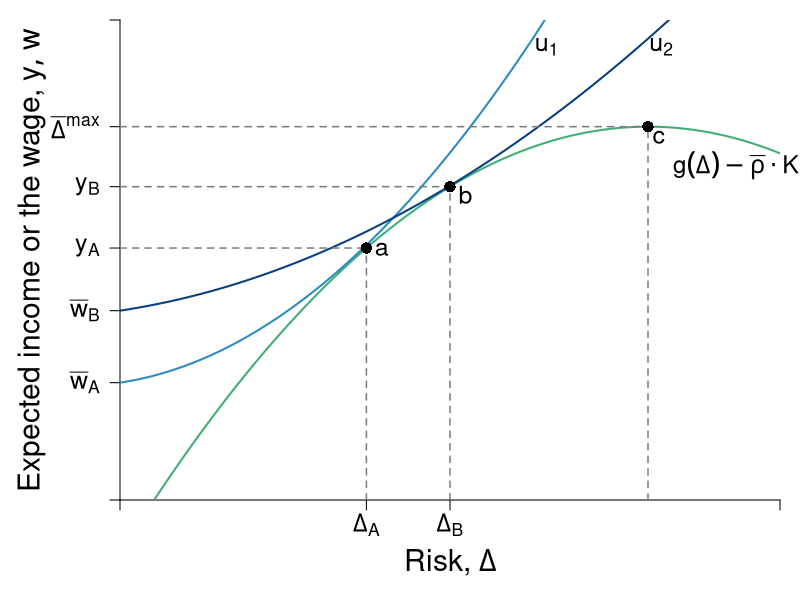

Generate this figure with R:
require(ggplot2)
require(shape)
pdf(file = "capitalism/risk_contrast.pdf", width = 9, height = 7)

#Set parameters for graphics
axislabelsize <- 1.8
labelsize <- 1.5
namesize <- 1.8
annotatesize <- 1.5
graphlinewidth <- 2
segmentlinewidth <- 1.5
a <- c(2, 4, 6)


COL <- c("#7fc97f", "#beaed4", "#fdc086", "#ffff99", "#386cb0", "#f0027f", "#bf5b17", "#666666")
COLA <- c("#e0f3db", "#99d8c9","#66c2a4","#41ae76", "#238b45", "#005824")
COLB <- c("#c6dbef", "#4eb3d3", "#2b8cbe", "#0868ac","#084081")
COLC <- c("#fcfbfd", "#efedf5", "#dadaeb", "#bcbddc", "#9e9ac8", "#807dba", "#6a51a3", "#54278f", "#3f007d")
grays <- gray.colors(25, start = 1, end = 0, alpha = 1)

par(mar =  c(5, 6, 1, 1))
xlims <- c(0, 15)
ylims <- c(0, 18)

riskreturn <- function(g, int1 = 14, int2 = 4, coeff = 1/3){
  int1 - (int2 - (coeff)*g)^2
}

uA <- function(y, g, slope = 0.5){
  y + y*g  - slope*g^2
}

indiffA <- function(g, intercept = 3, slope1 = 0.25, slope2 = 0.12){
  intercept  + slope1*g + slope2*g^2
}

indiffA2 <- function(g, intercept = 3, slope1 = 0.25, slope2 = 0.05){
  intercept  + slope1*g + slope2*g^2
}

#Plot command 
plot(0, 0, xlim = xlims, ylim = ylims, 
     type = "n",
     xlab = expression(paste("")),
     ylab = expression(paste("")), 
     axes = FALSE,
     # xlab = expression(paste("Bob's Payoff, ", u^B)),
     # ylab = expression(paste("Alfredo's Payoff, ", u^A)),
     #xaxt = "n", 
     #yaxt = "n", 
     cex.lab = axislabelsize, 
     bty = "n", 
     xaxs="i", 
     yaxs="i"
)


#Customize ticks and labels for the plot
# ticksy <- seq(ylims[1], ylims[2], 3)
# ylabels <- seq(ylims[1], ylims[2], 3)
# ticksx <- seq(xlims[1], xlims[2], 5)
# xlabels <- seq(xlims[1], xlims[2], 5)
ticksx <- c(0, 5.6, 7.5, xlims[2])
xlabels <- c(NA, expression(paste(Delta[A])), expression(paste(Delta[B])), NA)
ticksy <- c(0, 4.4, 7.1, riskreturn(5.6), riskreturn(7.5), riskreturn(g = 12), ylims[2])
ylabels <- c(NA, expression(paste(bar(w)[A])), expression(paste(bar(w)[B])), expression(paste(y[A])), expression(paste(y[B])), expression(paste(bar(Delta)^"max")), NA)

axis(1, at = ticksx, pos = 0, labels = xlabels, cex.axis = labelsize)
axis(2, at = ticksy, pos = 0, labels = ylabels, las = 1, cex.axis = labelsize)

#Axis labels and draw linear utility function
mtext(expression(paste("Risk, ", Delta)), side = 1, line = 3, cex = axislabelsize)
text(-2, 0.5*ylims[2], expression(paste("Expected income or the wage, ", list(y, w))), xpd = TRUE, cex = axislabelsize, srt = 90) 


npts <- 500 
xx1 <- seq(xlims[1], xlims[2], length.out = npts)
lines(xx1, riskreturn(xx1), col = COLA[4], lwd = graphlinewidth, lty = 1)
lines(xx1, indiffA(xx1, intercept = 4.4), col = COLB[3], lwd = graphlinewidth, lty = 1)
#lines(xx1, indiffA(xx1, intercept = 5.8), col = COLB[3], lwd = segmentlinewidth, lty = 2)
#lines(xx1, indiffA(xx1, intercept = 8), col = COLB[3], lwd = graphlinewidth, lty = 1)
lines(xx1, indiffA2(xx1, intercept = 7.1), col = COLB[5], lwd = graphlinewidth, lty = 1)
#lines(xx1, indiffA2(xx1, intercept = 5.8), col = COLB[5], lwd = segmentlinewidth, lty = 2)

#lines(xx1, indiffA2(xx1, intercept = 10), col = COLB[5], lwd = graphlinewidth, lty = 1)

#Add points a, b, c and c
segments(5.6, 0, 5.6, riskreturn(g = 5.6), lty = 2, col = grays[20], lwd = segmentlinewidth)
segments(0, riskreturn(g = 5.6), 5.6, riskreturn(g = 5.6), lty = 2, col = grays[20], lwd = segmentlinewidth)
points(5.6, riskreturn(g = 5.6), pch = 16, col = "black", cex = 1.5)
text(5.6 + 0.35, riskreturn(g = 5.6) - 0.05, expression(a), cex = labelsize)


segments(7.5, 0, 7.5, riskreturn(g = 7.5) , lty = 2, col = grays[20], lwd = segmentlinewidth)
segments(0, riskreturn(g = 7.5) , 7.5, riskreturn(g = 7.5) , lty = 2, col = grays[20], lwd = segmentlinewidth)
points(7.5, riskreturn(g = 7.5) , pch = 16, col = "black", cex = 1.5)
text(7.5 + 0.35, riskreturn(g = 7.5) - 0.3, expression(b), cex = labelsize)


segments(12, 0, 12, riskreturn(g = 12) , lty = 2, col = grays[20], lwd = segmentlinewidth)
segments(0, riskreturn(g = 12) , 12, riskreturn(g = 12) , lty = 2, col = grays[20], lwd = segmentlinewidth)
text(12 + 0.25, riskreturn(g = 12) - 0.4, expression(c), cex = labelsize)
points(12, riskreturn(g = 12) , pch = 16, col = "black", cex = 1.5)


#Segment for next best wage offer
#segments(0, 5.75, xlims[2], 5.75, lty = 2, col = "gray", lwd = segmentlinewidth)





#Label risk return schedule
text(14, riskreturn(g = 14) - 1, expression(paste(g(Delta) - bar(rho)%.%K) ), cex = labelsize, xpd =  TRUE)

#Label value functions
#text(13.2, 17, expression(u[1]^B), cex = labelsize)
text(12.3, 17, expression(u[2]), cex = labelsize)
text(9.7, 17, expression(u[1]), cex = labelsize)
#text(8.2, 17, expression(u[2]^A), cex = labelsize)


dev.off()
